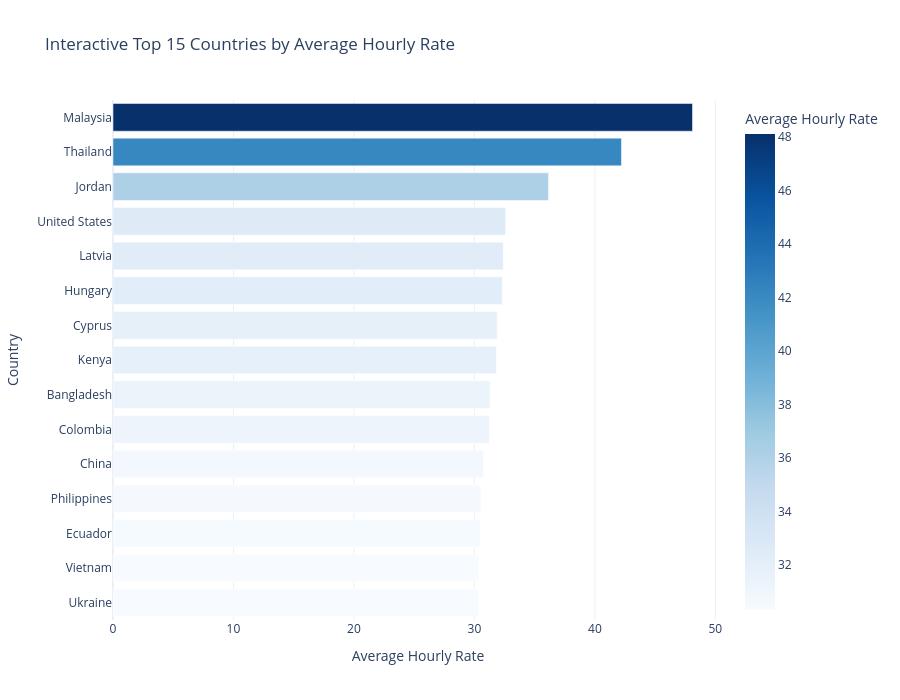

The notebook cell this image was saved under:
### Code cell
# Create an interactive country comparison chart

import plotly.express as px

# Select top 15 countries
interactive_data = (
    reliable_countries
    .nlargest(15, 'average_hourly_rate')
    .sort_values('average_hourly_rate', ascending=True)
)

# Create interactive chart
fig = px.bar(
    interactive_data,
    x='average_hourly_rate',
    y='country',
    orientation='h',
    color='average_hourly_rate',
    hover_data={
        'average_hourly_rate': ':.2f',
        'median_hourly_rate': ':.2f',
        'total_jobs': True
    },
    title='Interactive Top 15 Countries by Average Hourly Rate',
    labels={
        'average_hourly_rate': 'Average Hourly Rate',
        'country': 'Country'
    },
    color_continuous_scale='Blues'
)

fig.update_layout(
    height=700,
    xaxis_title='Average Hourly Rate',
    yaxis_title='Country',
    template='plotly_white'
)

fig.show()

### Figure 1 — Plotly figure (JSON) as saved in the notebook; plotly's stock layout.template omitted (floating-point values rounded to 4 significant figures)
{"data": [{"customdata": [[25.0, 569.0], [27.5, 250.0], [17.5, 37.0], [13.0, 902.0], [20.0, 397.0], [22.5, 239.0], [20.0, 733.0], [26.0, 314.0], [25.0, 160.0], [25.0, 148.0], [30.0, 106.0], [25.0, 46620.0], [22.5, 55.0], [22.5, 287.0], [22.5, 325.0]], "hovertemplate": "Average Hourly Rate=%{marker.color:.2f}<br>Country=%{y}<br>median_hourly_rate=%{customdata[0]:.2f}<br>total_jobs=%{customdata[1]}<extra></extra>", "legendgroup": "", "marker": {"color": [30.33, 30.37, 30.49, 30.55, 30.75, 31.26, 31.32, 31.82, 31.89, 32.32, 32.39, 32.58, 36.15, 42.21, 48.1], "coloraxis": "coloraxis", "pattern": {"shape": ""}}, "name": "", "orientation": "h", "showlegend": false, "textposition": "auto", "type": "bar", "x": [30.33, 30.37, 30.49, 30.55, 30.75, 31.26, 31.32, 31.82, 31.89, 32.32, 32.39, 32.58, 36.15, 42.21, 48.1], "xaxis": "x", "y": ["Ukraine", "Vietnam", "Ecuador", "Philippines", "China", "Colombia", "Bangladesh", "Kenya", "Cyprus", "Hungary", "Latvia", "United States", "Jordan", "Thailand", "Malaysia"], "yaxis": "y"}], "layout": {"barmode": "relative", "coloraxis": {"colorbar": {"title": {"text": "Average Hourly Rate"}}, "colorscale": [[0, "rgb(247,251,255)"], [0.125, "rgb(222,235,247)"], [0.25, "rgb(198,219,239)"], [0.375, "rgb(158,202,225)"], [0.5, "rgb(107,174,214)"], [0.625, "rgb(66,146,198)"], [0.75, "rgb(33,113,181)"], [0.875, "rgb(8,81,156)"], [1, "rgb(8,48,107)"]]}, "height": 700, "legend": {"tracegroupgap": 0}, "title": {"text": "Interactive Top 15 Countries by Average Hourly Rate"}, "xaxis": {"anchor": "y", "domain": [0, 1], "title": {"text": "Average Hourly Rate"}}, "yaxis": {"anchor": "x", "domain": [0, 1], "title": {"text": "Country"}}}}
